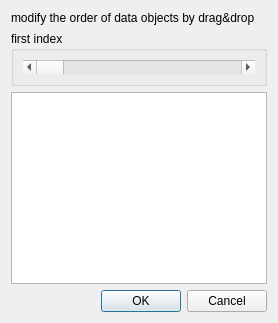
<?xml version="1.0" encoding="UTF-8"?>
<ui version="4.0">
 <class>ScalarRearrangeObjects</class>
 <widget class="QDialog" name="ScalarRearrangeObjects">
  <property name="windowTitle">
   <string>Dialog</string>
  </property>
  <layout class="QVBoxLayout" name="verticalLayout">
   <item>
    <widget class="QLabel" name="label">
     <property name="text">
      <string>modify the order of data objects by drag&amp;drop</string>
     </property>
    </widget>
   </item>
   <item>
    <widget class="QGroupBox" name="groupBox">
     <property name="title">
      <string>first index</string>
     </property>
     <property name="flat">
      <bool>false</bool>
     </property>
     <layout class="QHBoxLayout" name="horizontalLayout">
      <item>
       <widget class="QScrollBar" name="firstIndexSlider">
        <property name="orientation">
         <enum>Qt::Horizontal</enum>
        </property>
       </widget>
      </item>
     </layout>
    </widget>
   </item>
   <item>
    <widget class="QListWidget" name="objectList">
     <property name="dragEnabled">
      <bool>true</bool>
     </property>
     <property name="dragDropMode">
      <enum>QAbstractItemView::InternalMove</enum>
     </property>
     <property name="alternatingRowColors">
      <bool>true</bool>
     </property>
    </widget>
   </item>
   <item>
    <widget class="QDialogButtonBox" name="buttonBox">
     <property name="orientation">
      <enum>Qt::Horizontal</enum>
     </property>
     <property name="standardButtons">
      <set>QDialogButtonBox::Cancel|QDialogButtonBox::Ok</set>
     </property>
    </widget>
   </item>
  </layout>
 </widget>
 <resources/>
 <connections>
  <connection>
   <sender>buttonBox</sender>
   <signal>accepted()</signal>
   <receiver>ScalarRearrangeObjects</receiver>
   <slot>accept()</slot>
   <hints>
    <hint type="sourcelabel">
     <x>248</x>
     <y>254</y>
    </hint>
    <hint type="destinationlabel">
     <x>157</x>
     <y>274</y>
    </hint>
   </hints>
  </connection>
  <connection>
   <sender>buttonBox</sender>
   <signal>rejected()</signal>
   <receiver>ScalarRearrangeObjects</receiver>
   <slot>reject()</slot>
   <hints>
    <hint type="sourcelabel">
     <x>316</x>
     <y>260</y>
    </hint>
    <hint type="destinationlabel">
     <x>286</x>
     <y>274</y>
    </hint>
   </hints>
  </connection>
 </connections>
</ui>
